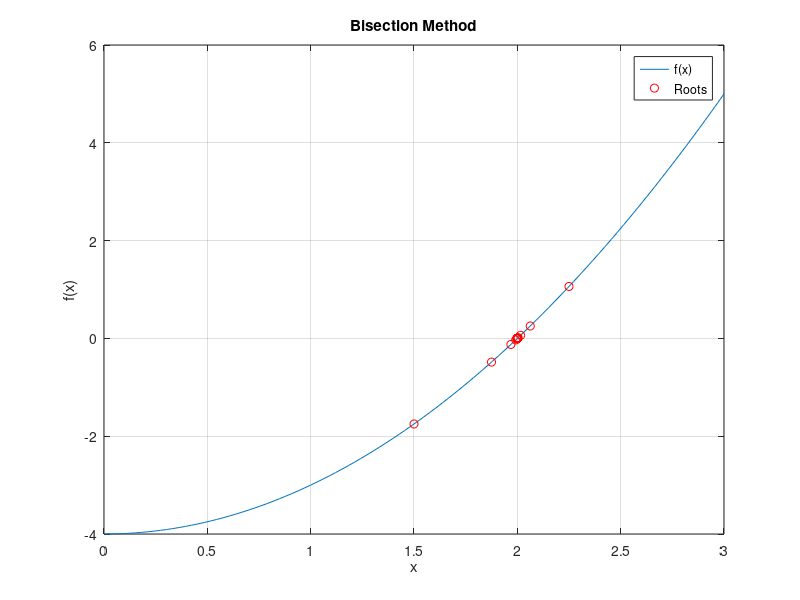

This chart was generated by the following MATLAB code:
function retval = task_1002 ()

function y = f(x)
    y = x.^2 - 4;
end

a = 0;
b = 3;
tolerance = 1e-6;

roots = [];
iterations = 0;

while (b - a) / 2 > tolerance
    c = (a + b) / 2;
    roots = [roots; c];

    if f(c) == 0
        break;
    elseif f(a) * f(c) < 0
        b = c;
    else
        a = c;
    end

    iterations = iterations + 1;
end

fprintf('Root found after %d iterations: %f\n', iterations, roots(end));

 x = linspace(0, 3, 100);
 y = f(x);

 figure;
 plot(x, y);
hold on;
plot(roots, f(roots), 'ro');
xlabel('x');
ylabel('f(x)');
title('Bisection Method');
legend('f(x)', 'Roots');
grid on;



endfunction
